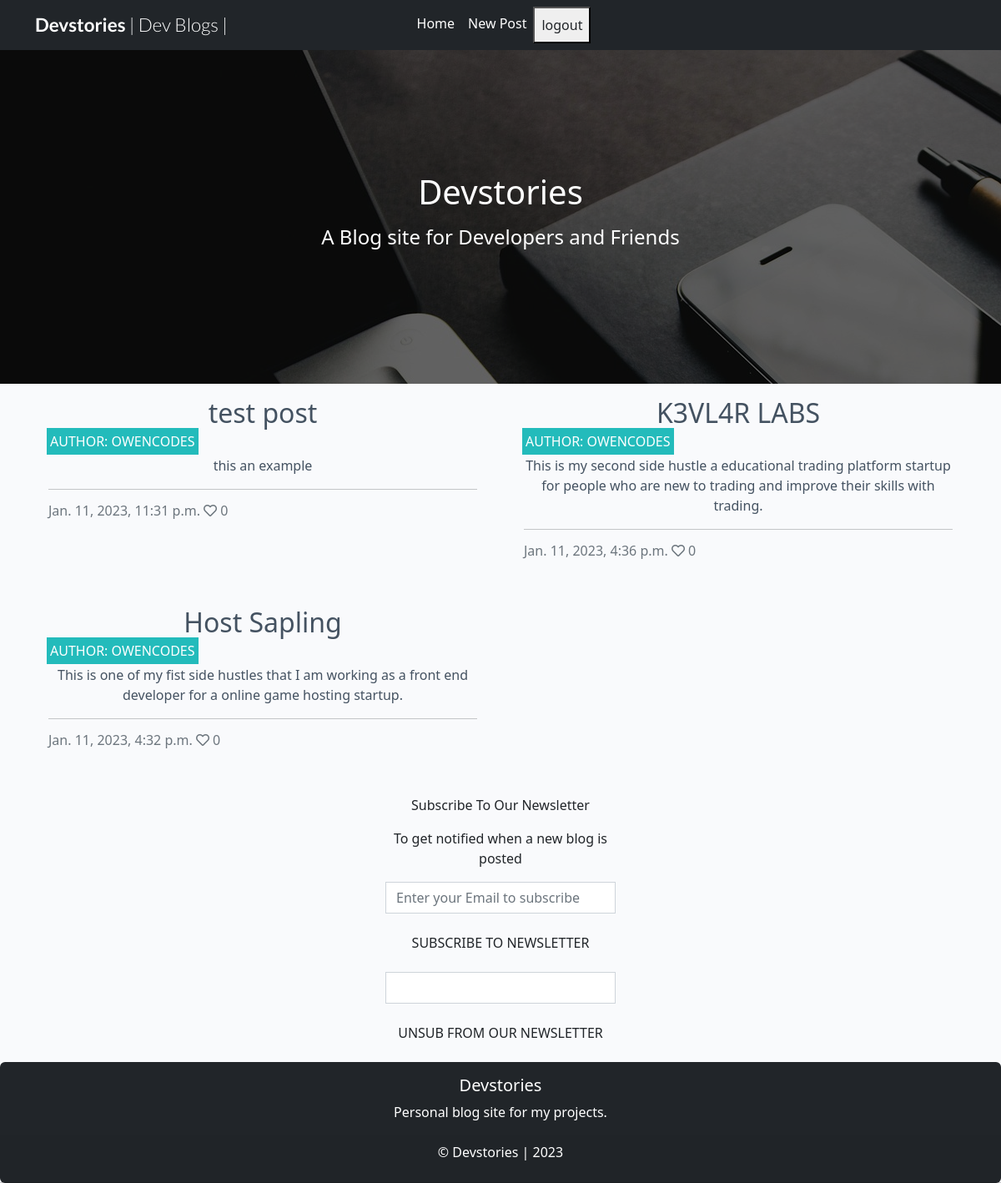
Screenshot of / (signed in) with the database file from the repository.
### blog/models.py (models this page shows, shortened)
class Post(models.Model):
    title = models.CharField(max_length=200, unique=True)
    slug = models.SlugField(max_length=200, unique=True)
    author = models.ForeignKey(
        User, on_delete=models.CASCADE, related_name="blog_posts"
    )
    updated_on = models.DateTimeField(auto_now=True)
    content = models.TextField()
    featured_image = CloudinaryField("image", default="placeholder")
    excerpt = models.TextField(blank=True)
    created_on = models.DateTimeField(auto_now_add=True)
    likes = models.ManyToManyField(User, related_name="blog_likes", blank=True)
    class Meta:
        ordering = ["-created_on"]
    def number_of_likes(self):
        return self.likes.count()

### blog/views.py (the view)
# urls.py: path("", views.PostList.as_view(), name="home"),
class PostList(ListView):
    model = Post
    queryset = Post.objects.order_by("-created_on")
    template_name = "index.html"
    paginate_by = 6

### templates/index.html (shortened to what this page needs)
{% extends "base.html" %} {% block content %} {% load crispy_forms_tags %}
<div class="container">
  <div class="row">
    {% for post in post_list %}
    <div class="col-12 col-md-6">
      <div class="card mb-4">
        <div class="card-body">
          <a href="{% url 'post_detail' post.slug %}" class="post-link">
            <h2 class="card-title text-center">{{ post.title }}</h2>
            <div class="image-container">
              <div class="image-flash">
                <p class="author">Author: {{ post.author }}</p>
              </div>
            </div>
            <p class="card-text text-center">{{ post.excerpt }}</p>
          </a>
          <hr />
          <p class="card-text text-muted h6">
            {{ post.created_on}} <i class="far fa-heart"></i> {{ post.number_of_likes }}
          </p>
        </div>
      </div>
    </div>
   {% endfor %}</div>
</div>
<div>
  <form
    class="mt-3 container w-25"
    action="{% url 'subscribe' %}"
    method="POST"
    id="profile-update-form"
  >
    <p class="text-center">Subscribe To Our Newsletter</p>
    <p class="text-center">To get notified when a new blog is posted</p>
    <input
      type="email"
      name="email"
      maxlength="254"
      class="border-black rounded-0 emailinput form-control"
      required=""
      id="id_email"
      placeholder="Enter your Email to subscribe"
    />
    <div class="d-flex justify-content-center py-3">
      <button class="btn rounded-0 text-uppercase float-right">
        Subscribe to Newsletter
      </button>
    </div>
  </form>
  <form
    class="container w-25"
    action="{% url 'unsubscribe' %}"
    method="POST"
    id="profile-update-form"
  >
    <input
      type="email"
      name="email"
      maxlength="254"
      class="border-black rounded-0 emailinput form-control"
      required
      id="id_email"
    />
    <div class="d-flex justify-content-center py-3">
      <button class="btn rounded-0 text-uppercase float-right">
        UnSub from our Newsletter
      </button>
    </div>
  </form>
</div>
{%endblock%}

### static/css/style.css (style rules this page uses)
html, body { background-color: #F9FAFC; }
.card { border: none; background-color: transparent; }
.image-container { position: relative; }
.image-flash { position: absolute; bottom: 5%; min-width: 30%; left: -2px; background-color: #23BBBB; }
.author { color: white; margin: 4px; text-transform: uppercase; }
.post-link { text-decoration: none; color: #445261; }

### rows the page displays
Post: title "test post", author "OWENCODES", excerpt "this an example", created_on "Jan. 11, 2023, 11:31 p.m.", number_of_likes "0"
Post: title "K3VL4R LABS", author "OWENCODES", excerpt "This is my second side hustle a educational trading platform startup for people who are new to trading and improve their skills with trading.", created_on "Jan. 11, 2023, 4:36 p.m.", number_of_likes "0"
Post: title "Host Sapling", author "OWENCODES", excerpt "This is one of my fist side hustles that I am working as a front end developer for a online game hosting startup.", created_on "Jan. 11, 2023, 4:32 p.m.", number_of_likes "0"
